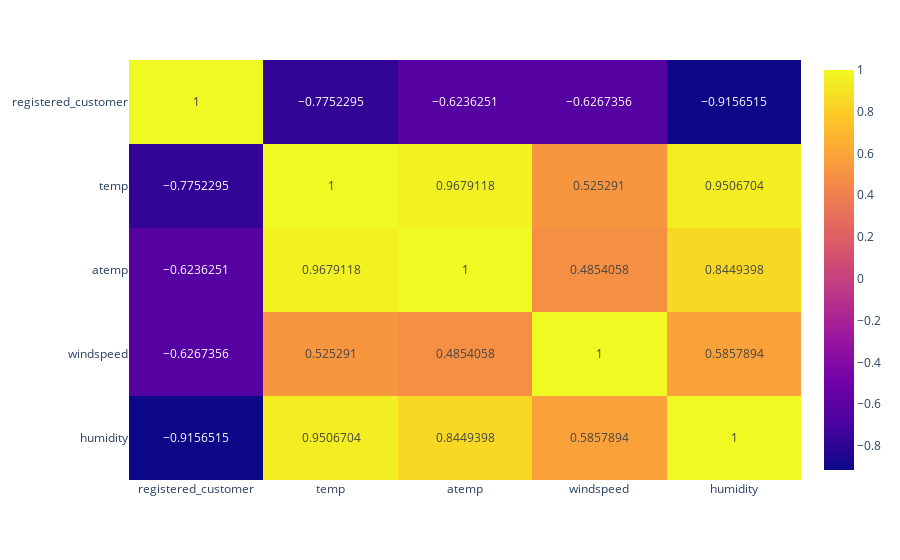

The cell this chart's notebook holds for it:
### Code cell
px.imshow(df_slice5.corr(),text_auto=True,aspect="auto")

### Figure 1 — Plotly figure (JSON) as saved in the notebook; plotly's stock layout.template omitted (floating-point values rounded to 4 significant figures)
{"data": [{"coloraxis": "coloraxis", "hovertemplate": "x: %{x}<br>y: %{y}<br>color: %{z}<extra></extra>", "name": "0", "texttemplate": "%{z}", "type": "heatmap", "x": ["registered_customer", "temp", "atemp", "windspeed", "humidity"], "xaxis": "x", "y": ["registered_customer", "temp", "atemp", "windspeed", "humidity"], "yaxis": "y", "z": [[1, -0.7752, -0.6236, -0.6267, -0.9157], [-0.7752, 1, 0.9679, 0.5253, 0.9507], [-0.6236, 0.9679, 1, 0.4854, 0.8449], [-0.6267, 0.5253, 0.4854, 1, 0.5858], [-0.9157, 0.9507, 0.8449, 0.5858, 1]]}], "layout": {"coloraxis": {"colorscale": [[0, "#0d0887"], [0.1111, "#46039f"], [0.2222, "#7201a8"], [0.3333, "#9c179e"], [0.4444, "#bd3786"], [0.5556, "#d8576b"], [0.6667, "#ed7953"], [0.7778, "#fb9f3a"], [0.8889, "#fdca26"], [1, "#f0f921"]]}, "margin": {"t": 60}, "xaxis": {"anchor": "y", "domain": [0, 1]}, "yaxis": {"anchor": "x", "autorange": "reversed", "domain": [0, 1]}}}
